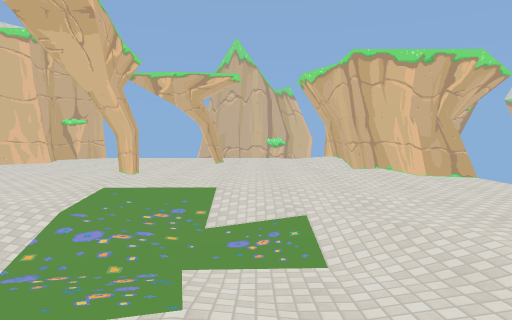
View 1 (above)

15 first-person views from a walk through a 3-D level made in the Godot game engine. The camera is 1.4 m above the floor, tilts 4° down and sees 75° across. The floor is counted in squares, 2 m on a side. Each view is taken from the middle of a square. On the plan, view 1 faces up. The plan holds only what a view shows up to about 10 squares ahead; the rest is blank. The place goes on beyond the plan. Some surface patterns are stand-ins.

View 2
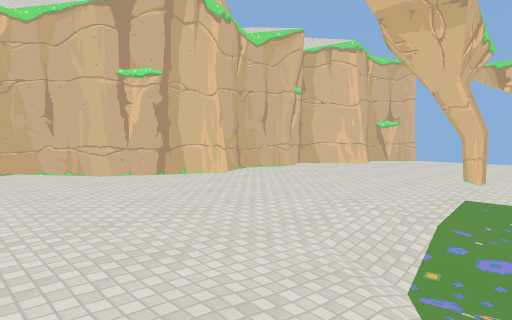

View 3
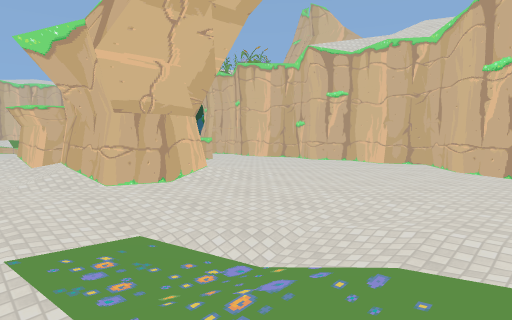

View 4
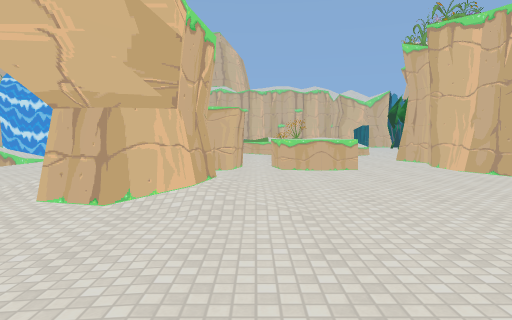

View 5
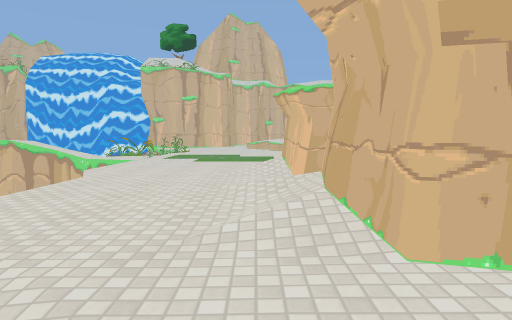

View 6
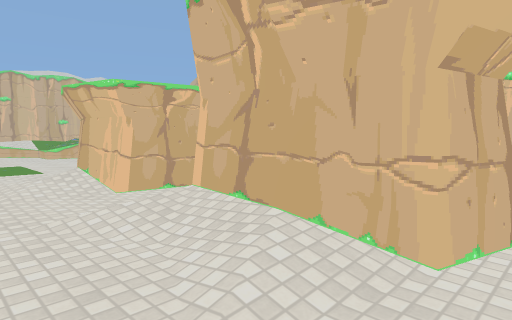

View 7
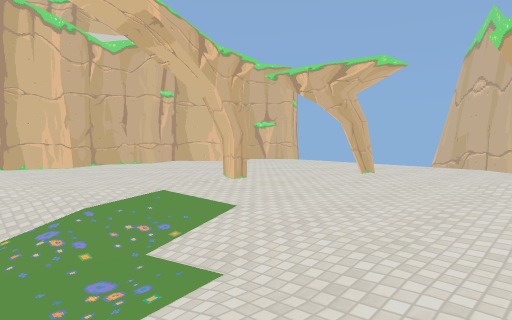

View 8
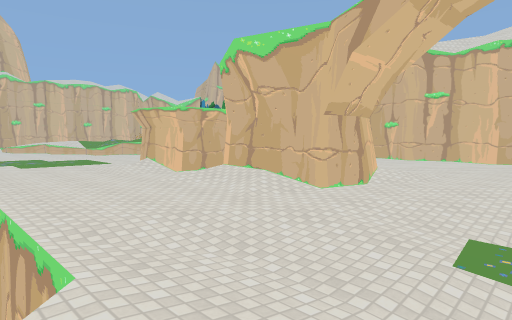

View 9
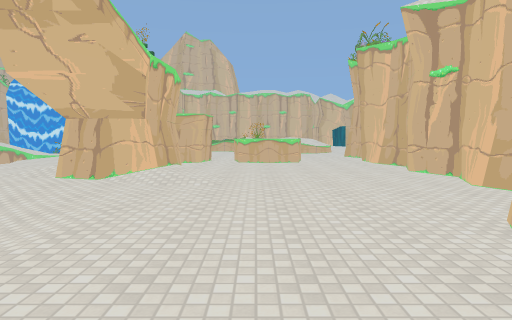

View 10
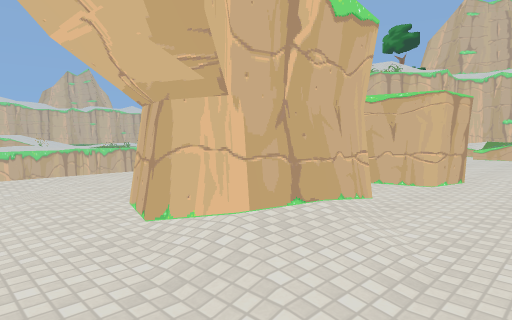

View 11
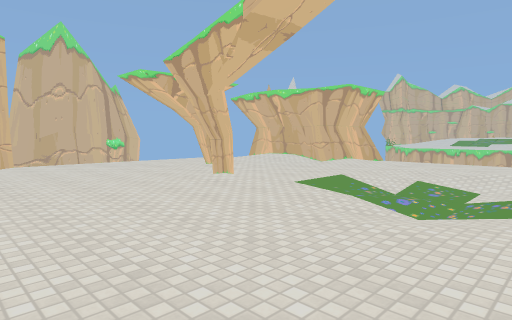

View 12
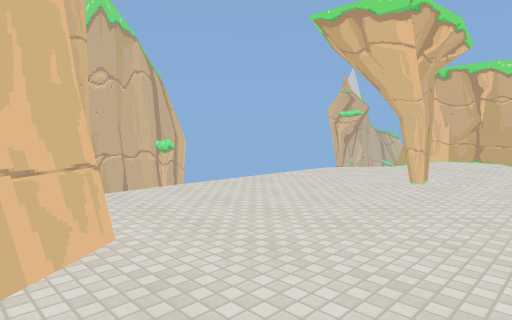

View 13
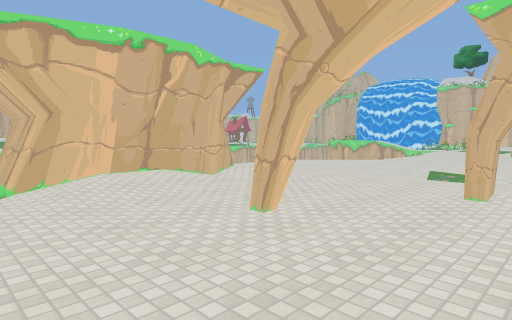

View 14
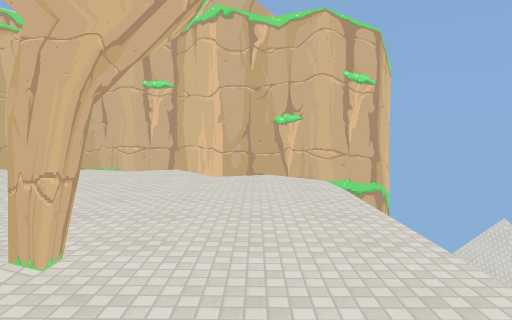

View 15
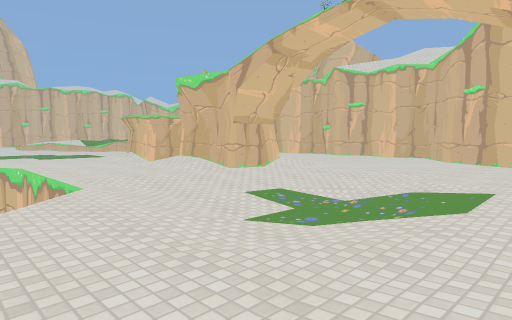

### Floor plan
Key: @ floor where view 1 was taken; # wall or solid block; . floor; / step, stairs or slope; = window, fence, low wall or low ledge; ^ raised ledge; v drop or lower ground.
Columns run from 9 left of view 1 to 5 right of it. Each row starts with its distance up from view 1.
 11    vv
 10    ##.....v
  9    #.......###
  8   ##....#..#
  7   #........#
  6   #....#...###
  5   #..........
  4   #....///...
  3  ##.../////..
  2 ##..../////..
  1 #...../////.v
  0 #....//./@/v
 -1 #..../##/..v
 -2 #.....##/..
 -3 #.....///..v
 -4 #..^^.##/..v
 -5 #..^^.##/..v
 -6 #..  ../...v
 -7 #..  ......vv
 -8      .......=vv
 -9      .......vvv
-10       ....
-11       /.

Positions as (right, up) in squares from view 1, and headings:
1: (0, 0), facing up
2: (-1, 0), facing up-left
3: (0, 4), facing down-left
4: (-4, 3), facing down
5: (-1, 1), facing down
6: (0, 0), facing down-left
7: (2, 2), facing up-left
8: (2, 2), facing down-left
9: (-5, 5), facing down
10: (-5, 1), facing down-right
11: (-6, 1), facing up-right
12: (-6, 6), facing up-right
13: (-3, 10), facing down-right
14: (1, 9), facing left
15: (3, 5), facing down-left
